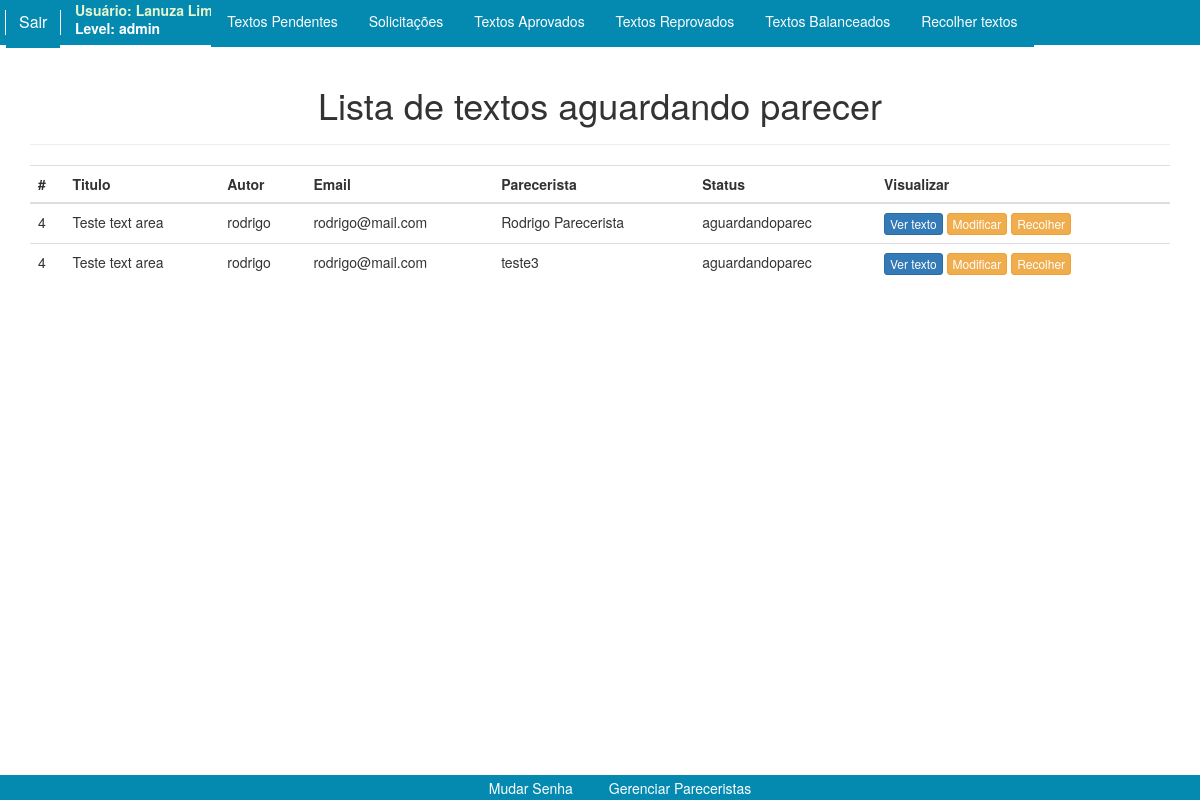
The app's page /recotxt.php (signed in) with its own data.
### tables this page shows
CREATE TABLE `user` (
  `idUser` int(11) NOT NULL,
  `nameUser` varchar(60) NOT NULL,
  `Email` varchar(60) NOT NULL,
  `Pass` varchar(80) NOT NULL,
  `Level` varchar(30) NOT NULL
);

CREATE TABLE `article` (
  `idArticle` int(11) NOT NULL,
  `Title` varchar(50) NOT NULL,
  `Text` mediumtext NOT NULL,
  `Author` varchar(60) NOT NULL,
  `Email` varchar(60) NOT NULL,
  `status` varchar(15) NOT NULL DEFAULT 'pendente'
);

### recotxt.php (the view, shortened to what this page needs)
<?php
include "conexao.php";
$query= "SELECT * FROM `user` WHERE Email= '{$_SESSION['usuario']}'";
$result= mysqli_query($conexao, $query) or die(mysqli_error());
while($registro = mysqli_fetch_array($result)){
$_Sessao=$registro['nameUser'];
$_Mail=$registro['Level'];
}
$query= "SELECT article.idArticle, article.Title, article.Text, article.Author, article.Email, article.status, user.nameUser, user.idUser from userart join article on article.idArticle= userart.idArt join user on user.idUser= userart.idUser where article.status= 'aguardandoparec'";
$result= mysqli_query($conexao, $query) or die(mysqli_error());
        ?>
<!DOCTYPE html>
<html>
<head>
  <link rel="stylesheet" type="text/css" href="css/estilo.css">
  <link rel="stylesheet" type="text/css" href="css/login.css">
  <link rel="stylesheet" href="https://maxcdn.bootstrapcdn.com/bootstrap/3.3.7/css/bootstrap.min.css">
</head>
<body>
  <header class="adm">
    <span id="deslogar"><a href="?deslogar">Sair</a></span>
    <p id="usuario"> Usuário:
      <?php
      echo $_Sessao;
      ?>
    </p>
    <p id="level"> Level:
      <?php
      echo $_Mail;
      ?>
    </p>
    <nav class="adm">
      <ul id="menuadm">
        <li><a href="administrador.php">Textos Pendentes</a></li>
        <li><a href="solicitacoesadm.php">Solicitações</a></li>
        <li><a href="textap.php">Textos Aprovados</a></li>
        <li><a href="textrp.php">Textos Reprovados</a></li>
        <li><a href="textba.php">Textos Balanceados</a></li>
        <li><a href="recotxt.php">Recolher textos</a></li>
      </ul>
    </nav>
  </header>
	<div class="container theme-showcase" role="manin">
		<div class="page-header">
			<h1 align="center">Lista de textos aguardando parecer</h1>
		</div>
		<div class="row">
			<div class="col-md-12">
				<table class="table">
					<thread>
						<tr>
							<th>#</th>
							<th>Titulo</th>
							<th>Autor</th>
							<th>Email</th>
							<th>Parecerista</th>
							<th>Status</th>
							<th>Visualizar</th>
						</tr>
					</thread>
					<tbody>
					<?php while($rows= mysqli_fetch_assoc($result)) { ?>
					<tr>
					<td><?php echo $rows['idArticle']; ?></td>
					<td><?php echo $rows['Title']; ?></td>
					<td><?php echo $rows['Author']; ?></td>
					<td><?php echo $rows['Email']; ?></td>
					<td><?php echo $rows['nameUser']; ?></td>
					<td><?php echo $rows['status']; ?></td>
					<td><button type="button" class="btn btn-xs btn-primary" data-toggle="modal" data-target="#myModal<?php echo $rows['idArticle']; ?>">Ver texto</button>
					<button type="button" class="btn btn-xs btn-warning" data-toggle="modal" data-target="#exampleModal2" data-whatever="<?php echo $rows['idArticle']; ?>" data-whateveruser="<?php echo $rows['nameUser']; ?>" data-whateveriduser="<?php echo $rows['idUser']; ?>">Modificar</button>
					<button type="button" class="btn btn-xs btn-warning" data-toggle="modal" data-target="#exampleModal" data-whatever="<?php echo $rows['idArticle']; ?>" data-whateveruser="<?php echo $rows['nameUser']; ?>" data-whateveriduser="<?php echo $rows['idUser']; ?>">Recolher</button>
					</td>
					</tr>
							<?php } ?>
						</tbody>
					</table>
				</div>
			</div>
		</div>
<footer id="adm">
  <ul id="menufooter">
    <li><a href="acts/mudarsenha.php">Mudar Senha</a></li>
    <li><a href="acts/gerenciarPareceristas.php">Gerenciar Pareceristas</a></li>
  </ul>
</footer>
</body>
</html>

### css/estilo.css (style rules this page uses)
p#level { padding-top:3px; margin-left:75px; color: white; margin-bottom:-27px; }
p#usuario { margin-left:75px; margin-bottom:-5px; color: #E3F6CE; }
span#deslogar { margin-left: 5px; margin-top:10px ; font-size: 12pt; display: inline; position: fixed; color: white; border-width: 1px; border-style: solid; }
span#deslogar a { padding: 13px; padding-bottom: 15px; background-color: #0489B1; text-decoration: none; color: white; border-radius: 0px; transition:0.2s; }
nav.adm { display: flex; justify-content: center; }
ul#menuadm { list-style: none; margin-top: 0px; margin-bottom: -10px; word-wrap:break-word; white-space: nowrap; }
ul#menuadm li { display: inline; margin-right: -5px; background-color: #0489B1; padding: 4px; padding-top:12px; padding-bottom: 16px; transition: 0.7s; }
ul#menuadm li a { color: white; padding:12px; }
header.adm { height: 45px; background-color: #0489B1; }
footer { background-color: white; box-shadow: 2px 0px 5px; margin-top:4px; border-radius: 10px; }
footer#adm { color: white; background-color: #0489B1; border-radius: 0px; position:fixed; bottom:0; width:100%; height: 25px; }
ul#menufooter { list-style: none; margin-bottom:0px; display: flex; justify-content: center; }
ul#menufooter a { color: white; text-decoration: none; padding:15px; }
ul#menufooter li { list-style: none; display: block; transition: 0.5s; padding:3px; display: inline; }

### css/login.css (style rules this page uses)
html,body { font-family: 'Open Sans', serif; font-size: 14px; font-weight: 300; }
p { font-weight: 700; }

### recotxt.php (style rules this page uses)
body { overflow: auto; }

### records on screen
user: nameUser "Lanuza Lima", Level "admin"
article: idArticle "4", Title "Teste text area", Author "rodrigo", Email "rodrigo@mail.com", user.nameUser "Rodrigo Parecerista", status "aguardandoparec", user.nameUser "teste3"
